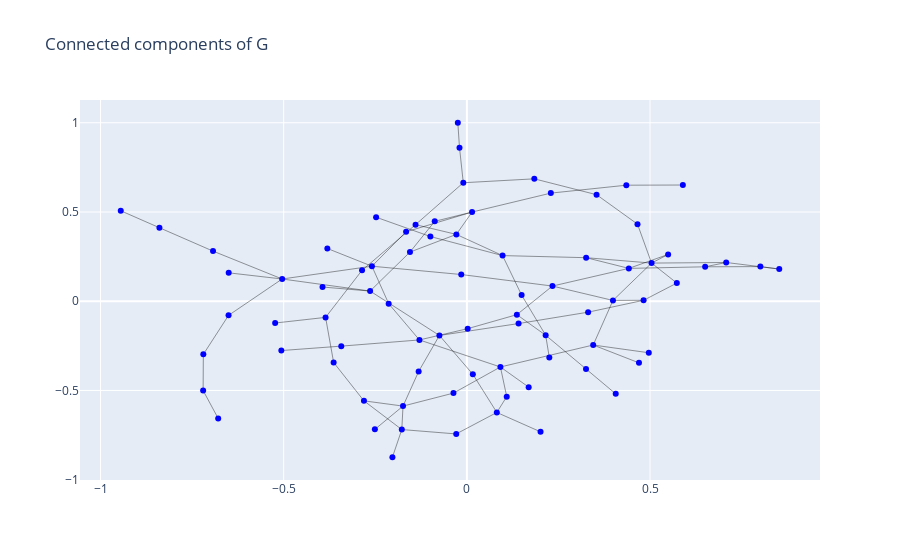
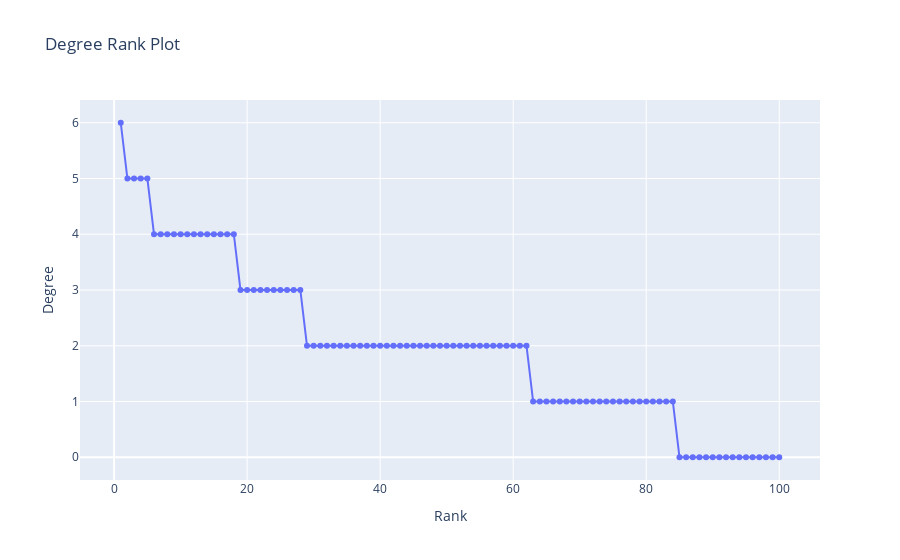
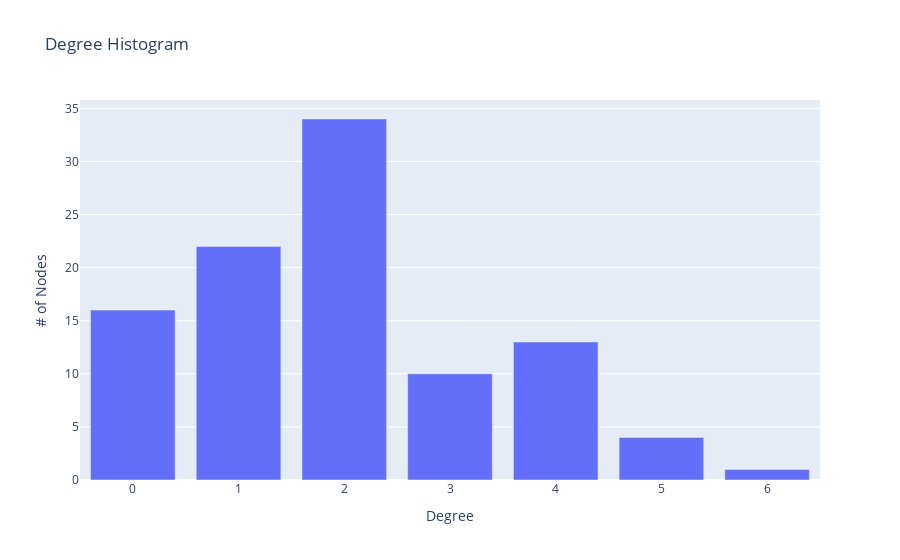

The cell these charts' notebook holds for them, in order:
### Code cell
import networkx as nx
import numpy as np
import plotly.graph_objects as go

# Generate the random graph
G = nx.gnp_random_graph(100, 0.02, seed=10374196)

# Degree sequence
degree_sequence = sorted((d for n, d in G.degree()), reverse=True)
dmax = max(degree_sequence)

# Create the connected component
Gcc = G.subgraph(sorted(nx.connected_components(G), key=len, reverse=True)[0])
pos = nx.spring_layout(Gcc, seed=10396953)

# Create a scatter plot for the connected component
edge_x = []
edge_y = []
for edge in Gcc.edges():
    x0, y0 = pos[edge[0]]
    x1, y1 = pos[edge[1]]
    edge_x.append(x0)
    edge_x.append(x1)
    edge_x.append(None)  # break the line
    edge_y.append(y0)
    edge_y.append(y1)
    edge_y.append(None)  # break the line

node_x = [pos[node][0] for node in Gcc.nodes()]
node_y = [pos[node][1] for node in Gcc.nodes()]

# Create the plot
fig = go.Figure()

# Add edges
fig.add_trace(go.Scatter(x=edge_x, y=edge_y, mode='lines', line=dict(width=0.4, color='black'), hoverinfo='none'))

# Add nodes
fig.add_trace(go.Scatter(x=node_x, y=node_y, mode='markers', marker=dict(size=6, color='blue'), name='Nodes'))

# Update layout for the first subplot
fig.update_layout(title="Connected components of G", showlegend=False)

# Create degree rank plot
rank_plot = go.Figure()
rank_plot.add_trace(go.Scatter(x=list(range(1, len(degree_sequence) + 1)), y=degree_sequence, mode='markers+lines', name='Degree Rank'))
rank_plot.update_layout(title="Degree Rank Plot", xaxis_title="Rank", yaxis_title="Degree")

# Create degree histogram
degree_counts = np.unique(degree_sequence, return_counts=True)
histogram_plot = go.Figure()
histogram_plot.add_trace(go.Bar(x=degree_counts[0], y=degree_counts[1], name='Degree Histogram'))
histogram_plot.update_layout(title="Degree Histogram", xaxis_title="Degree", yaxis_title="# of Nodes")

# Show the figures
fig.show()
rank_plot.show()
histogram_plot.show()

### Figure 1 — Plotly figure (JSON) as saved in the notebook; plotly's stock layout.template omitted (floating-point values rounded to 4 significant figures; data arrays with more than 128 entries replaced by an {"elided": "..."} marker saying what was removed)
{"data": [{"hoverinfo": "none", "line": {"color": "black", "width": 0.4}, "mode": "lines", "type": "scatter", "x": {"elided": "288 float values"}, "y": {"elided": "288 float values"}}, {"marker": {"color": "blue", "size": 6}, "mode": "markers", "name": "Nodes", "type": "scatter", "x": [0.01632, 0.2337, 0.01425, -0.2641, -0.2135, -0.1295, -0.1776, -0.08769, -0.02468, 0.6505, -0.6788, -0.7194, 0.5042, -0.1659, -0.1553, -0.00975, -0.9448, 0.1687, 0.4698, -0.2511, -0.2809, 0.4658, -0.3637, -0.2862, -0.394, 0.2251, 0.3988, -0.3428, 0.3253, 0.2011, 0.09159, -0.5042, -0.5233, 0.2151, -0.3809, 0.8013, 0.7079, 0.5896, -0.1316, 0.1088, -0.1401, 0.2292, 0.3256, -0.3857, 0.4966, 0.002229, -0.01528, -0.02903, -0.2032, -0.5065, 0.3541, 0.09746, -0.1742, -0.0201, 0.4353, -0.09961, -0.2478, 0.1365, 0.1495, 0.4422, 0.4064, 0.331, 0.8528, 0.5732, -0.2592, -0.03661, -0.6929, -0.6502, -0.72, 0.3449, -0.6506, -0.02867, 0.1841, 0.5494, 0.4824, 0.1411, -0.07494, 0.08181, -0.8393], "y": [-0.4094, 0.08492, 0.4996, 0.05684, -0.01357, -0.217, -0.7192, 0.4476, 1, 0.1928, -0.6568, -0.2977, 0.2137, 0.3889, 0.2754, 0.6639, 0.5068, -0.4815, -0.3454, -0.7181, -0.5583, 0.4318, -0.3433, 0.1732, 0.07949, -0.3156, 0.004369, -0.2517, -0.3796, -0.7318, -0.3684, 0.1245, -0.1222, -0.1906, 0.2955, 0.1939, 0.217, 0.651, -0.3935, -0.5347, 0.429, 0.6058, 0.2438, -0.09059, -0.2888, -0.1538, 0.1495, -0.7436, -0.8743, -0.2765, 0.5968, 0.2557, -0.5877, 0.8601, 0.6501, 0.3624, 0.4707, -0.0754, 0.03426, 0.184, -0.5192, -0.06142, 0.1802, 0.1017, 0.1961, -0.5149, 0.2808, 0.1591, -0.5005, -0.2455, -0.0793, 0.3744, 0.6857, 0.2621, 0.005079, -0.1252, -0.1919, -0.6233, 0.4118]}], "layout": {"showlegend": false, "title": {"text": "Connected components of G"}}}

### Figure 2 — Plotly figure (JSON) as saved in the notebook; plotly's stock layout.template omitted (floating-point values rounded to 4 significant figures)
{"data": [{"mode": "markers+lines", "name": "Degree Rank", "type": "scatter", "x": [1, 2, 3, 4, 5, 6, 7, 8, 9, 10, 11, 12, 13, 14, 15, 16, 17, 18, 19, 20, 21, 22, 23, 24, 25, 26, 27, 28, 29, 30, 31, 32, 33, 34, 35, 36, 37, 38, 39, 40, 41, 42, 43, 44, 45, 46, 47, 48, 49, 50, 51, 52, 53, 54, 55, 56, 57, 58, 59, 60, 61, 62, 63, 64, 65, 66, 67, 68, 69, 70, 71, 72, 73, 74, 75, 76, 77, 78, 79, 80, 81, 82, 83, 84, 85, 86, 87, 88, 89, 90, 91, 92, 93, 94, 95, 96, 97, 98, 99, 100], "y": [6, 5, 5, 5, 5, 4, 4, 4, 4, 4, 4, 4, 4, 4, 4, 4, 4, 4, 3, 3, 3, 3, 3, 3, 3, 3, 3, 3, 2, 2, 2, 2, 2, 2, 2, 2, 2, 2, 2, 2, 2, 2, 2, 2, 2, 2, 2, 2, 2, 2, 2, 2, 2, 2, 2, 2, 2, 2, 2, 2, 2, 2, 1, 1, 1, 1, 1, 1, 1, 1, 1, 1, 1, 1, 1, 1, 1, 1, 1, 1, 1, 1, 1, 1, 0, 0, 0, 0, 0, 0, 0, 0, 0, 0, 0, 0, 0, 0, 0, 0]}], "layout": {"title": {"text": "Degree Rank Plot"}, "xaxis": {"title": {"text": "Rank"}}, "yaxis": {"title": {"text": "Degree"}}}}

### Figure 3 — Plotly figure (JSON) as saved in the notebook; plotly's stock layout.template omitted (floating-point values rounded to 4 significant figures)
{"data": [{"name": "Degree Histogram", "type": "bar", "x": [0, 1, 2, 3, 4, 5, 6], "y": [16, 22, 34, 10, 13, 4, 1]}], "layout": {"title": {"text": "Degree Histogram"}, "xaxis": {"title": {"text": "Degree"}}, "yaxis": {"title": {"text": "# of Nodes"}}}}
